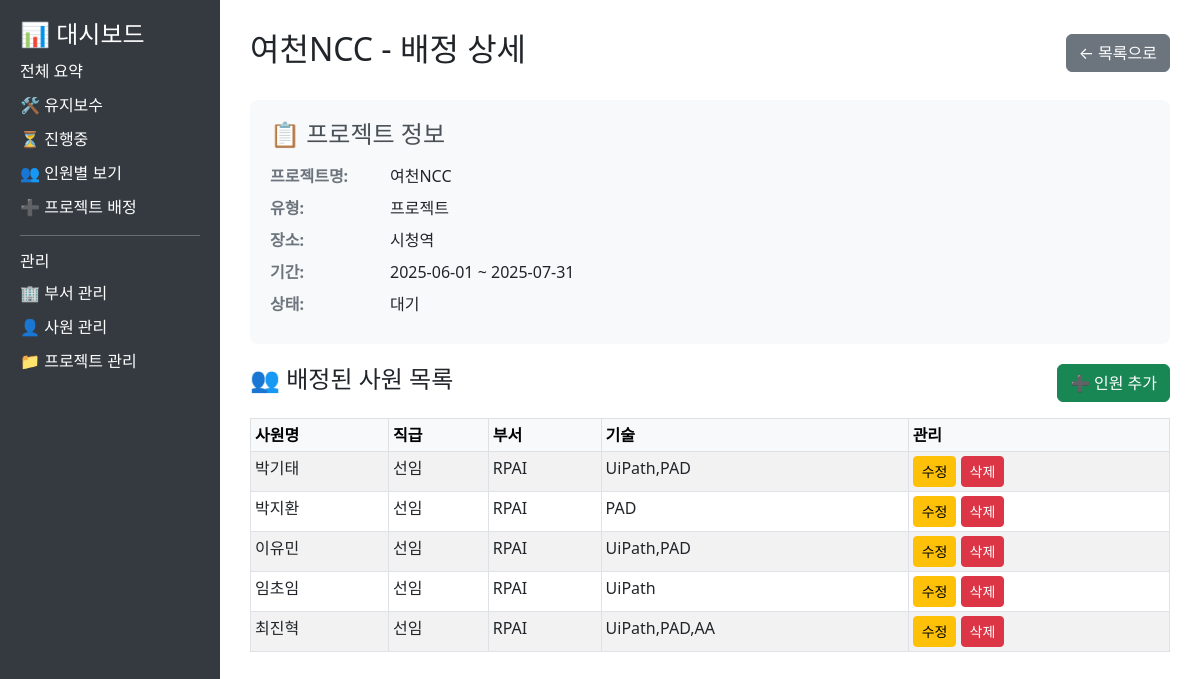
/assignment/9/detail, run on the app's committed database.
### tables this page shows
CREATE TABLE projects (
        project_id INTEGER PRIMARY KEY AUTOINCREMENT,
        name TEXT NOT NULL,
        type_id INTEGER,
        location TEXT,
        start_date TEXT,
        end_date TEXT,
        status TEXT DEFAULT '대기',
        FOREIGN KEY (type_id) REFERENCES project_type(type_id)
    );

CREATE TABLE project_type (
        type_id INTEGER PRIMARY KEY AUTOINCREMENT,
        type_name TEXT NOT NULL
    );

CREATE TABLE employees (
        employee_id INTEGER PRIMARY KEY AUTOINCREMENT,
        name TEXT NOT NULL,
        position TEXT,
        department_id INTEGER,
        skills TEXT,
        FOREIGN KEY (department_id) REFERENCES departments(department_id)
    );

CREATE TABLE departments (
        department_id INTEGER PRIMARY KEY AUTOINCREMENT,
        name TEXT NOT NULL
    );

### dashboard/app.py (the view)
@app.route('/assignment/<int:project_id>/detail')
def assignment_detail(project_id):
    try:
        assignments = get_project_assignment_detail(project_id)
        project_info = get_project_info(project_id)
        if project_info.empty:
            flash('프로젝트를 찾을 수 없습니다.', 'error')
            return redirect(url_for('assignment'))
        return render_template('assignment_detail.html',
                             assignments=assignments,
                             project_info=project_info)
    except Exception as e:
        flash(f'데이터 조회 중 오류가 발생했습니다: {str(e)}', 'error')
        return redirect(url_for('assignment'))

### dashboard/query.py (called while the page is built)
def get_connection():
    conn = sqlite3.connect(DB_PATH)
    conn.row_factory = sqlite3.Row  # 컬럼명을 딕셔너리 형태로 접근 가능하게 설정
    return conn

def get_project_assignment_detail(project_id):
    conn = get_connection()
    df = pd.read_sql_query("""
        SELECT
            a.assignment_id,
            e.employee_id,
            e.name AS employee_name,
            e.position,
            d.name AS department,
            e.skills
        FROM assignment a
        JOIN employees e ON a.employee_id = e.employee_id
        LEFT JOIN departments d ON e.department_id = d.department_id
        WHERE a.project_id = ?
        ORDER BY e.name
    """, conn, params=(project_id,))
    conn.close()
    return df

def get_project_info(project_id):
    conn = get_connection()
    df = pd.read_sql_query("""
        SELECT
            p.project_id,
            p.name AS project_name,
            pt.type_name AS project_type,
            p.location,
            p.start_date,
            p.end_date,
            p.status
        FROM projects p
        LEFT JOIN project_type pt ON p.type_id = pt.type_id
        WHERE p.project_id = ?
    """, conn, params=(project_id,))
    conn.close()
    return df

### dashboard/templates/assignment_detail.html (shortened to what this page needs)
<!DOCTYPE html>
<html lang="ko">
<head>
    <link rel="stylesheet" href="https://cdn.jsdelivr.net/npm/bootstrap@5.3.0/dist/css/bootstrap.min.css">
</head>
<body>
    <div class="sidebar">
        <h4>📊 대시보드</h4>
        <a href="/">전체 요약</a>
        <a href="/maintenance">🛠 유지보수</a>
        <a href="/ongoing">⏳ 진행중</a>
        <a href="/assignment">👥 인원별 보기</a>
        <a href="/assignment/add">➕ 프로젝트 배정</a>
        <hr>
        <h6>관리</h6>
        <a href="/departments">🏢 부서 관리</a>
        <a href="/employees">👤 사원 관리</a>
        <a href="/projects">📁 프로젝트 관리</a>
    </div>
    <div class="content">
        <div class="d-flex justify-content-between align-items-center mb-4">
            <h2>{{ project_info.iloc[0]['project_name'] }} - 배정 상세</h2>
            <a href="/assignment" class="btn btn-secondary">← 목록으로</a>
        </div>
        <div class="project-info">
            <h4>📋 프로젝트 정보</h4>
            <div class="info-row">
                <div class="info-label">프로젝트명:</div>
                <div class="info-value">{{ project_info.iloc[0]['project_name'] }}</div>
            </div>
            <div class="info-row">
                <div class="info-label">유형:</div>
                <div class="info-value">{{ project_info.iloc[0]['project_type'] }}</div>
            </div>
            <div class="info-row">
                <div class="info-label">장소:</div>
                <div class="info-value">{{ project_info.iloc[0]['location'] }}</div>
            </div>
            <div class="info-row">
                <div class="info-label">기간:</div>
                <div class="info-value">{{ project_info.iloc[0]['start_date'] }} ~ {{ project_info.iloc[0]['end_date']
                    }}</div>
            </div>
            <div class="info-row">
                <div class="info-label">상태:</div>
                <div class="info-value">{{ project_info.iloc[0]['status'] }}</div>
            </div>
        </div>
        <div class="table-container">
            <div class="d-flex justify-content-between align-items-center mb-3">
                <h4>👥 배정된 사원 목록</h4>
                <a href="{{ url_for('add_assignment_to_project', project_id=project_info.iloc[0]['project_id']) }}"
                    class="btn btn-success">➕ 인원 추가</a>
            </div>
            {% if assignments.empty %}
            <p class="text-muted">배정된 사원이 없습니다.</p>
            {% else %}
            <table class="table table-bordered table-striped table-sm">
                <thead class="table-light">
                    <tr>
                        <th>사원명</th>
                        <th>직급</th>
                        <th>부서</th>
                        <th>기술</th>
                        <th>관리</th>
                    </tr>
                </thead>
                <tbody>
                    {% for _, row in assignments.iterrows() %}
                    <tr>
                        <td>{{ row['employee_name'] }}</td>
                        <td>{{ row['position'] }}</td>
                        <td>{{ row['department'] if row['department'] else '-' }}</td>
                        <td>{{ row['skills'] if row['skills'] else '-' }}</td>
                        <td>
                            <a href="{{ url_for('edit_assignment', assignment_id=row['assignment_id']) }}"
                                class="btn btn-sm btn-warning">수정</a>
                            <button class="btn btn-sm btn-danger delete-btn" data-type="assignment"
                                data-id="{{ row['assignment_id'] }}" data-name="{{ row['employee_name'] }}">삭제</button>
                        </td>
                    </tr>
                    {% endfor %}
                </tbody>
            </table>
            {% endif %}
        </div>
    </div>
</body>
</html>

### dashboard/templates/assignment_detail.html (style rules this page uses)
body { display: flex; }
.sidebar { width: 220px; background-color: #343a40; min-height: 100vh; padding: 20px; color: white; }
.sidebar a { color: #ffffff; text-decoration: none; display: block; margin: 10px 0; }
.content { flex-grow: 1; padding: 30px; }
.table-container { overflow-x: auto; }
.project-info { background-color: #f8f9fa; padding: 20px; border-radius: 8px; margin-bottom: 20px; }
.project-info h4 { color: #495057; margin-bottom: 15px; }
.info-row { display: flex; margin-bottom: 8px; }
.info-label { font-weight: bold; width: 120px; color: #6c757d; }
.info-value { flex: 1; }

### data on the page
projects: name "여천NCC", location "시청역", start_date "2025-06-01", end_date "2025-07-31", status "대기"
project_type: type_name "프로젝트"
employees: employee_name "박기태", position "선임", skills "UiPath,PAD"
departments: name "RPAI" "RPAI" "RPAI" "RPAI" "RPAI"
employees: employee_name "박지환", position "선임", skills "PAD"
employees: employee_name "이유민", position "선임", skills "UiPath,PAD"
employees: employee_name "임초임", position "선임", skills "UiPath"
employees: employee_name "최진혁", position "선임", skills "UiPath,PAD,AA"
